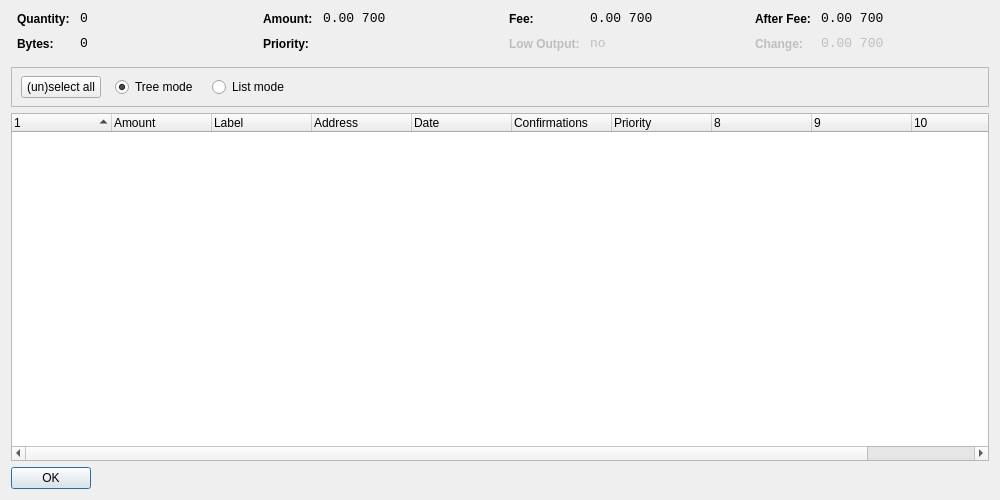
<?xml version="1.0" encoding="UTF-8"?>
<ui version="4.0">
 <class>CoinControlDialog</class>
 <widget class="QDialog" name="CoinControlDialog">
  <property name="geometry">
   <rect>
    <x>0</x>
    <y>0</y>
    <width>1000</width>
    <height>500</height>
   </rect>
  </property>
  <property name="windowTitle">
   <string>Coin Control</string>
  </property>
  <layout class="QVBoxLayout" name="verticalLayout">
   <item>
    <layout class="QHBoxLayout" name="horizontalLayoutTop" stretch="0,0,0,0">
     <property name="topMargin">
      <number>0</number>
     </property>
     <property name="bottomMargin">
      <number>10</number>
     </property>
     <item>
      <layout class="QFormLayout" name="formLayoutCoinControl1">
       <property name="horizontalSpacing">
        <number>10</number>
       </property>
       <property name="verticalSpacing">
        <number>10</number>
       </property>
       <property name="leftMargin">
        <number>6</number>
       </property>
       <property name="rightMargin">
        <number>6</number>
       </property>
       <item row="0" column="0">
        <widget class="QLabel" name="labelCoinControlQuantityText">
         <property name="styleSheet">
          <string notr="true">font-weight:bold;</string>
         </property>
         <property name="text">
          <string>Quantity:</string>
         </property>
        </widget>
       </item>
       <item row="0" column="1">
        <widget class="QLabel" name="labelCoinControlQuantity">
         <property name="font">
          <font>
           <family>Monospace</family>
           <pointsize>10</pointsize>
          </font>
         </property>
         <property name="cursor">
          <cursorShape>IBeamCursor</cursorShape>
         </property>
         <property name="contextMenuPolicy">
          <enum>Qt::ActionsContextMenu</enum>
         </property>
         <property name="text">
          <string notr="true">0</string>
         </property>
         <property name="textInteractionFlags">
          <set>Qt::LinksAccessibleByMouse|Qt::TextSelectableByKeyboard|Qt::TextSelectableByMouse</set>
         </property>
        </widget>
       </item>
       <item row="1" column="0">
        <widget class="QLabel" name="labelCoinControlBytesText">
         <property name="styleSheet">
          <string notr="true">font-weight:bold;</string>
         </property>
         <property name="text">
          <string>Bytes:</string>
         </property>
        </widget>
       </item>
       <item row="1" column="1">
        <widget class="QLabel" name="labelCoinControlBytes">
         <property name="font">
          <font>
           <family>Monospace</family>
           <pointsize>10</pointsize>
          </font>
         </property>
         <property name="cursor">
          <cursorShape>IBeamCursor</cursorShape>
         </property>
         <property name="contextMenuPolicy">
          <enum>Qt::ActionsContextMenu</enum>
         </property>
         <property name="text">
          <string notr="true">0</string>
         </property>
         <property name="textInteractionFlags">
          <set>Qt::LinksAccessibleByMouse|Qt::TextSelectableByKeyboard|Qt::TextSelectableByMouse</set>
         </property>
        </widget>
       </item>
      </layout>
     </item>
     <item>
      <layout class="QFormLayout" name="formLayoutCoinControl2">
       <property name="horizontalSpacing">
        <number>10</number>
       </property>
       <property name="verticalSpacing">
        <number>10</number>
       </property>
       <property name="leftMargin">
        <number>6</number>
       </property>
       <property name="rightMargin">
        <number>6</number>
       </property>
       <item row="0" column="0">
        <widget class="QLabel" name="labelCoinControlAmountText">
         <property name="styleSheet">
          <string notr="true">font-weight:bold;</string>
         </property>
         <property name="text">
          <string>Amount:</string>
         </property>
        </widget>
       </item>
       <item row="0" column="1">
        <widget class="QLabel" name="labelCoinControlAmount">
         <property name="font">
          <font>
           <family>Monospace</family>
           <pointsize>10</pointsize>
          </font>
         </property>
         <property name="cursor">
          <cursorShape>IBeamCursor</cursorShape>
         </property>
         <property name="contextMenuPolicy">
          <enum>Qt::ActionsContextMenu</enum>
         </property>
         <property name="text">
          <string notr="true">0.00 700</string>
         </property>
         <property name="textInteractionFlags">
          <set>Qt::LinksAccessibleByMouse|Qt::TextSelectableByKeyboard|Qt::TextSelectableByMouse</set>
         </property>
        </widget>
       </item>
       <item row="1" column="0">
        <widget class="QLabel" name="labelCoinControlPriorityText">
         <property name="styleSheet">
          <string notr="true">font-weight:bold;</string>
         </property>
         <property name="text">
          <string>Priority:</string>
         </property>
        </widget>
       </item>
       <item row="1" column="1">
        <widget class="QLabel" name="labelCoinControlPriority">
         <property name="font">
          <font>
           <family>Monospace</family>
           <pointsize>10</pointsize>
          </font>
         </property>
         <property name="cursor">
          <cursorShape>IBeamCursor</cursorShape>
         </property>
         <property name="contextMenuPolicy">
          <enum>Qt::ActionsContextMenu</enum>
         </property>
         <property name="text">
          <string/>
         </property>
         <property name="textInteractionFlags">
          <set>Qt::LinksAccessibleByMouse|Qt::TextSelectableByKeyboard|Qt::TextSelectableByMouse</set>
         </property>
        </widget>
       </item>
      </layout>
     </item>
     <item>
      <layout class="QFormLayout" name="formLayoutCoinControl3">
       <property name="horizontalSpacing">
        <number>10</number>
       </property>
       <property name="verticalSpacing">
        <number>10</number>
       </property>
       <property name="leftMargin">
        <number>6</number>
       </property>
       <property name="rightMargin">
        <number>6</number>
       </property>
       <item row="0" column="0">
        <widget class="QLabel" name="labelCoinControlFeeText">
         <property name="styleSheet">
          <string notr="true">font-weight:bold;</string>
         </property>
         <property name="text">
          <string>Fee:</string>
         </property>
        </widget>
       </item>
       <item row="0" column="1">
        <widget class="QLabel" name="labelCoinControlFee">
         <property name="font">
          <font>
           <family>Monospace</family>
           <pointsize>10</pointsize>
          </font>
         </property>
         <property name="cursor">
          <cursorShape>IBeamCursor</cursorShape>
         </property>
         <property name="contextMenuPolicy">
          <enum>Qt::ActionsContextMenu</enum>
         </property>
         <property name="text">
          <string notr="true">0.00 700</string>
         </property>
         <property name="textInteractionFlags">
          <set>Qt::LinksAccessibleByMouse|Qt::TextSelectableByKeyboard|Qt::TextSelectableByMouse</set>
         </property>
        </widget>
       </item>
       <item row="1" column="0">
        <widget class="QLabel" name="labelCoinControlLowOutputText">
         <property name="enabled">
          <bool>false</bool>
         </property>
         <property name="styleSheet">
          <string notr="true">font-weight:bold;</string>
         </property>
         <property name="text">
          <string>Low Output:</string>
         </property>
        </widget>
       </item>
       <item row="1" column="1">
        <widget class="QLabel" name="labelCoinControlLowOutput">
         <property name="enabled">
          <bool>false</bool>
         </property>
         <property name="font">
          <font>
           <family>Monospace</family>
           <pointsize>10</pointsize>
          </font>
         </property>
         <property name="cursor">
          <cursorShape>IBeamCursor</cursorShape>
         </property>
         <property name="contextMenuPolicy">
          <enum>Qt::ActionsContextMenu</enum>
         </property>
         <property name="text">
          <string notr="true">no</string>
         </property>
         <property name="textInteractionFlags">
          <set>Qt::LinksAccessibleByMouse|Qt::TextSelectableByKeyboard|Qt::TextSelectableByMouse</set>
         </property>
        </widget>
       </item>
      </layout>
     </item>
     <item>
      <layout class="QFormLayout" name="formLayoutCoinControl4">
       <property name="horizontalSpacing">
        <number>10</number>
       </property>
       <property name="verticalSpacing">
        <number>10</number>
       </property>
       <property name="leftMargin">
        <number>6</number>
       </property>
       <property name="rightMargin">
        <number>6</number>
       </property>
       <item row="0" column="0">
        <widget class="QLabel" name="labelCoinControlAfterFeeText">
         <property name="styleSheet">
          <string notr="true">font-weight:bold;</string>
         </property>
         <property name="text">
          <string>After Fee:</string>
         </property>
        </widget>
       </item>
       <item row="0" column="1">
        <widget class="QLabel" name="labelCoinControlAfterFee">
         <property name="font">
          <font>
           <family>Monospace</family>
           <pointsize>10</pointsize>
          </font>
         </property>
         <property name="cursor">
          <cursorShape>IBeamCursor</cursorShape>
         </property>
         <property name="contextMenuPolicy">
          <enum>Qt::ActionsContextMenu</enum>
         </property>
         <property name="text">
          <string notr="true">0.00 700</string>
         </property>
         <property name="textInteractionFlags">
          <set>Qt::LinksAccessibleByMouse|Qt::TextSelectableByKeyboard|Qt::TextSelectableByMouse</set>
         </property>
        </widget>
       </item>
       <item row="1" column="0">
        <widget class="QLabel" name="labelCoinControlChangeText">
         <property name="enabled">
          <bool>false</bool>
         </property>
         <property name="styleSheet">
          <string notr="true">font-weight:bold;</string>
         </property>
         <property name="text">
          <string>Change:</string>
         </property>
        </widget>
       </item>
       <item row="1" column="1">
        <widget class="QLabel" name="labelCoinControlChange">
         <property name="enabled">
          <bool>false</bool>
         </property>
         <property name="font">
          <font>
           <family>Monospace</family>
           <pointsize>10</pointsize>
          </font>
         </property>
         <property name="cursor">
          <cursorShape>IBeamCursor</cursorShape>
         </property>
         <property name="contextMenuPolicy">
          <enum>Qt::ActionsContextMenu</enum>
         </property>
         <property name="text">
          <string notr="true">0.00 700</string>
         </property>
         <property name="textInteractionFlags">
          <set>Qt::LinksAccessibleByMouse|Qt::TextSelectableByKeyboard|Qt::TextSelectableByMouse</set>
         </property>
        </widget>
       </item>
      </layout>
     </item>
    </layout>
   </item>
   <item>
    <widget class="QFrame" name="frame">
     <property name="minimumSize">
      <size>
       <width>0</width>
       <height>40</height>
      </size>
     </property>
     <property name="frameShape">
      <enum>QFrame::StyledPanel</enum>
     </property>
     <property name="frameShadow">
      <enum>QFrame::Sunken</enum>
     </property>
     <widget class="QWidget" name="horizontalLayoutWidget">
      <property name="geometry">
       <rect>
        <x>10</x>
        <y>0</y>
        <width>781</width>
        <height>41</height>
       </rect>
      </property>
      <layout class="QHBoxLayout" name="horizontalLayoutPanel" stretch="0,0,0,0,0">
       <property name="spacing">
        <number>14</number>
       </property>
       <item>
        <widget class="QPushButton" name="pushButtonSelectAll">
         <property name="sizePolicy">
          <sizepolicy hsizetype="Maximum" vsizetype="Fixed">
           <horstretch>0</horstretch>
           <verstretch>0</verstretch>
          </sizepolicy>
         </property>
         <property name="text">
          <string>(un)select all</string>
         </property>
        </widget>
       </item>
       <item>
        <widget class="QRadioButton" name="radioTreeMode">
         <property name="sizePolicy">
          <sizepolicy hsizetype="Maximum" vsizetype="Fixed">
           <horstretch>0</horstretch>
           <verstretch>0</verstretch>
          </sizepolicy>
         </property>
         <property name="text">
          <string>Tree mode</string>
         </property>
         <property name="checked">
          <bool>true</bool>
         </property>
        </widget>
       </item>
       <item>
        <widget class="QRadioButton" name="radioListMode">
         <property name="sizePolicy">
          <sizepolicy hsizetype="Maximum" vsizetype="Fixed">
           <horstretch>0</horstretch>
           <verstretch>0</verstretch>
          </sizepolicy>
         </property>
         <property name="text">
          <string>List mode</string>
         </property>
        </widget>
       </item>
       <item>
        <spacer name="horizontalSpacer">
         <property name="orientation">
          <enum>Qt::Horizontal</enum>
         </property>
         <property name="sizeHint" stdset="0">
          <size>
           <width>40</width>
           <height>20</height>
          </size>
         </property>
        </spacer>
       </item>
      </layout>
     </widget>
    </widget>
   </item>
   <item>
    <widget class="CoinControlTreeWidget" name="treeWidget">
     <property name="contextMenuPolicy">
      <enum>Qt::CustomContextMenu</enum>
     </property>
     <property name="sortingEnabled">
      <bool>false</bool>
     </property>
     <property name="columnCount">
      <number>11</number>
     </property>
     <attribute name="headerShowSortIndicator" stdset="0">
      <bool>true</bool>
     </attribute>
     <attribute name="headerStretchLastSection">
      <bool>false</bool>
     </attribute>
     <column>
      <property name="text">
       <string/>
      </property>
     </column>
     <column>
      <property name="text">
       <string>Amount</string>
      </property>
     </column>
     <column>
      <property name="text">
       <string>Label</string>
      </property>
     </column>
     <column>
      <property name="text">
       <string>Address</string>
      </property>
     </column>
     <column>
      <property name="text">
       <string>Date</string>
      </property>
     </column>
     <column>
      <property name="text">
       <string>Confirmations</string>
      </property>
      <property name="toolTip">
       <string>Confirmed</string>
      </property>
     </column>
     <column>
      <property name="text">
       <string>Priority</string>
      </property>
     </column>
     <column>
      <property name="text">
       <string/>
      </property>
     </column>
     <column>
      <property name="text">
       <string/>
      </property>
     </column>
     <column>
      <property name="text">
       <string/>
      </property>
     </column>
     <column>
      <property name="text">
       <string/>
      </property>
     </column>
    </widget>
   </item>
   <item>
    <widget class="QDialogButtonBox" name="buttonBox">
     <property name="sizePolicy">
      <sizepolicy hsizetype="Maximum" vsizetype="Fixed">
       <horstretch>0</horstretch>
       <verstretch>0</verstretch>
      </sizepolicy>
     </property>
     <property name="orientation">
      <enum>Qt::Horizontal</enum>
     </property>
     <property name="standardButtons">
      <set>QDialogButtonBox::Ok</set>
     </property>
    </widget>
   </item>
  </layout>
 </widget>
 <customwidgets>
  <customwidget>
   <class>CoinControlTreeWidget</class>
   <extends>QTreeWidget</extends>
   <header>coincontroltreewidget.h</header>
  </customwidget>
 </customwidgets>
 <resources/>
 <connections/>
</ui>
